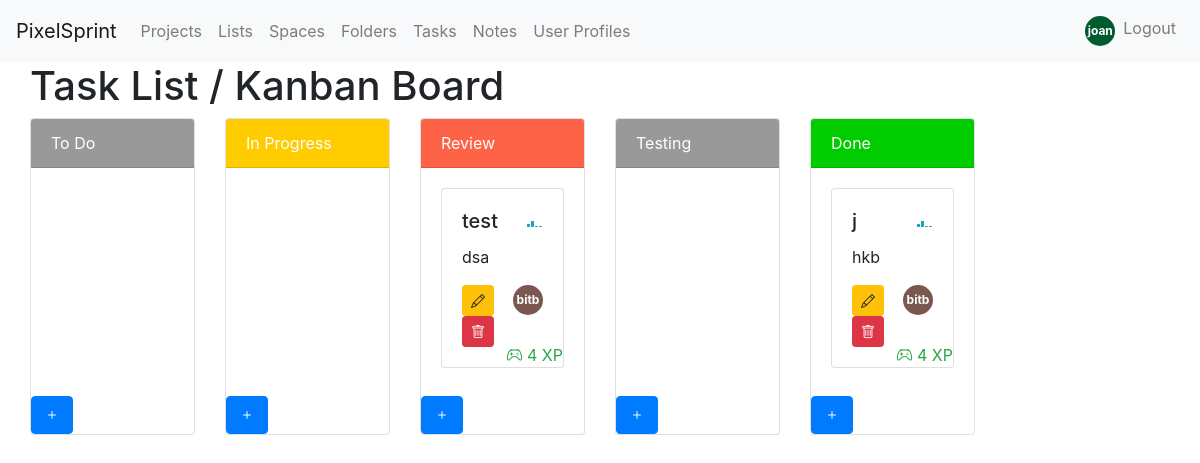
Screenshot of /project/tasks/ (signed in) with the database file from the repository.
### project/models.py (models this page shows, shortened)
class Status(models.Model):
    name = models.CharField(max_length=50, unique=False)
    color = models.CharField(max_length=20)
    project = models.ForeignKey('Project', on_delete=models.CASCADE, related_name='statuses')

class Task(models.Model):
    title = models.CharField(max_length=255)
    description = models.TextField()
    project = models.ForeignKey(Project, on_delete=models.CASCADE, related_name='tasks')
    list = models.ForeignKey(List, on_delete=models.CASCADE, default=1)
    assignees = models.ManyToManyField(User, related_name='assigned_tasks', blank=True)
    followers = models.ManyToManyField(User, related_name='followed_tasks', blank=True)
    assigned_to = models.ForeignKey(UserProfile, on_delete=models.CASCADE, related_name='assigned_tasks', unique=False)
    due_date = models.DateField()
    updated_at = models.DateTimeField(auto_now=True)
    completed_at = models.DateTimeField(blank=True, null=True)
    estimated_time = models.DurationField(blank=True, null=True)
    actual_time = models.DurationField(blank=True, null=True)
    tags = models.ManyToManyField('Tag', related_name='tasks', blank=True)
    xp_reward = models.PositiveIntegerField(default=1)
    parent_task = models.ForeignKey('self', on_delete=models.CASCADE, related_name='subtasks', null=True, blank=True)
    dependency = models.ManyToManyField('self', symmetrical=False, related_name='dependent_tasks', blank=True)
    progress = models.PositiveSmallIntegerField(default=0, blank=True, null=True)
    repeat_interval = models.CharField(max_length=50, blank=True, null=True)
    reminder = models.DateTimeField(blank=True, null=True)
    is_private = models.BooleanField(default=False)
    custom_fields = models.JSONField(blank=True, null=True)
    priority = models.CharField(
        max_length=20,
        choices=[
            ('Critical', 'Critical'),
            ('High', 'High'),
            ('Medium', 'Medium'),
            ('Low', 'Low'),
        ],
        default='Medium'
    )
    difficulty = models.CharField(
        max_length=20,
        choices=[
            ('Easy', 'Easy'),
            ('Medium', 'Medium'),
            ('Hard', 'Hard'),
            ('Very Hard', 'Very Hard'),
            ('Extreme', 'Extreme'),
        ],
        default='Medium'
    )
    position = models.PositiveIntegerField(default=0)
    status = models.ForeignKey(Status, on_delete=models.CASCADE, related_name='tasks', default=1)

class UserProfile(models.Model):
    user = models.OneToOneField(User, on_delete=models.CASCADE)
    xp = models.PositiveIntegerField(default=0)
    profile_picture = models.ImageField(upload_to='profile_pictures/', null=True, blank=True)
    color = models.CharField(max_length=7, default='#00ff00')  # Default color is green
    def __str__(self):
        return self.user.username

### project/views.py (the view)
# urls.py: path('tasks/', views.task_list, name='task_list'),
@login_required
def task_list(request, project_id=None):
    if project_id:
        project = get_object_or_404(Project, id=project_id)
        tasks = Task.objects.filter(project=project).order_by('position', 'status').all()
        project_statuses = Status.objects.filter(project=project_id).all()
        print(project_statuses)
        print(project_id)
    else:
        tasks = Task.objects.order_by('position', 'status').all()
        project_statuses = Status.objects.all()  # Fetch all statuses
    task_statuses = {}
    for task in tasks:
        status_name = task.status.name
        if status_name not in task_statuses:
            task_statuses[status_name] = []
        task_statuses[status_name].append({
            'id': task.id,
            'title': task.title,
            'description': task.description,
            'priority': task.priority,
            'xp_reward': task.xp_reward,
        })
    user_profile_picture = request.user.userprofile.profile_picture if hasattr(request.user, 'userprofile') else None
    return render(request, 'task_list.html', {
        'task_statuses': task_statuses,
        'form': TaskForm(),
        'tasks': tasks,
        'user_profile_picture': user_profile_picture,
        'project_statuses': project_statuses,
    })

### project/templates/task_list.html (shortened to what this page needs)
{% extends 'base.html' %}
{% block content %}
  <div class="container-fluid w-100">
    <h1>Task List / Kanban Board</h1>
    <div class="sortable-list row">
      {% for project_status in project_statuses %}
        <div class="col-md-2">
          <div class="card h-100">
            <div style="background-color:{{ project_status.color }};" class="card-header text-white">
              {{ project_status.name }}
            </div>
            <div id="{{ project_status.name }}-column" class="card-body d-flex flex-column sortable-list" data-status="{{ project_status.name }}">
              {% for task in tasks %}
                {% if task.status.name == project_status.name %}
                  <div class="card mb-1" data-task-id="{{ task.id }}">
                    <div class="card-body">
                      <div class="float-right" data-bs-placement="top" title="{% if task.priority == 'Critical' %}Critical{% elif task.priority == 'High' %}High{% elif task.priority == 'Medium' %}Medium{% elif task.priority == 'Low' %}Low{% endif %}">
                        <i class="bi {% if task.priority == 'Critical' %}bi-reception-4 text-danger{% elif task.priority == 'High' %}bi-reception-3 text-warning{% elif task.priority == 'Medium' %}bi-reception-2 text-info{% elif task.priority == 'Low' %}bi-reception-1 text-success{% endif %}" data-bs-toggle="modal" data-bs-target="#changePriorityModal{{ task.id }}"></i>
                      </div>
                      <h5 class="card-title">{{ task.title }}</h5>
                      <p class="card-text">{{ task.description }}</p>
                      <div class="text-success" style="position: absolute; bottom: 0; right: 0;">
                        <i class="bi bi-controller"></i> {{ task.xp_reward }} XP
                      </div>
                        <div class="float-right">
                        {% if task.assigned_to.profile_picture %}
                            <img src="{{ task.assigned_to.profile_picture.url }}" alt="{{ task.assigned_to }}" class="rounded-circle" width="30" height="30" style="cursor: pointer;" onclick="window.location.href='{% url 'userprofile_detail' task.assigned_to.id %}'">
                        {% else %}
                            <div class="custom-avatar" style="background-color: {{ task.assigned_to.color }};" onclick="window.location.href='{% url 'userprofile_detail' task.assigned_to.id %}'">
                                {{ task.assigned_to|slice:"2:" }}
                            </div>
                        {% endif %}
                    </div>
                      <a href="{% url 'update_task' task.id %}" class="btn btn-sm btn-warning">
                        <i class="bi bi-pencil"></i>
                      </a>
                      <a href="{% url 'delete_task' task.id %}" class="btn btn-sm btn-danger">
                        <i class="bi bi-trash"></i>
                      </a>
                    </div>
                  </div>
                {% endif %}
              {% endfor %}
            </div>
            <div class="mt-1">
              <a href="{% url 'create_task' project_status.name %}" class="btn btn-primary">
                <i class="bi bi-plus"></i>
              </a>
            </div>
          </div>
        </div>
      {% endfor %}
    </div>
  </div>
{% endblock %}

### project/templates/base.html (shortened to what this page needs)
<!DOCTYPE html>
<html lang="en">
<head>
<link rel="stylesheet" href="https://maxcdn.bootstrapcdn.com/bootstrap/4.5.2/css/bootstrap.min.css">
<link rel="stylesheet" href="https://cdn.jsdelivr.net/npm/bootstrap-icons@1.11.3/font/bootstrap-icons.min.css">    {% block styles %}{% endblock %}
</head>
<body>
    <nav class="navbar navbar-expand-lg navbar-light bg-light">
        <a class="navbar-brand" href="{% url 'homepage' %}">PixelSprint</a>
        <div class="collapse navbar-collapse" id="navbarNav">
            <ul class="navbar-nav">
            {% if user.is_authenticated %}
                <li class="nav-item">
                    <a class="nav-link" href="{% url 'project_list' %}">Projects</a>
                </li>
                <li class="nav-item">
                    <a class="nav-link" href="{% url 'list_list' %}">Lists</a>
                </li>
                <li class="nav-item">
                    <a class="nav-link" href="{% url 'space_list' %}">Spaces</a>
                </li>
                <li class="nav-item">
                    <a class="nav-link" href="{% url 'folder_list' %}">Folders</a>
                </li>
                <li class="nav-item">
                    <a class="nav-link" href="{% url 'task_list' %}">Tasks</a>
                </li>
                <li class="nav-item">
                    <a class="nav-link" href="{% url 'note_list' %}">Notes</a>
                </li>
                <li class="nav-item">
                    <a class="nav-link" href="{% url 'userprofile_list' %}">User Profiles</a>
                </li>
            {% endif %}
            </ul>
            <ul class="navbar-nav ml-auto">
                {% if user.is_authenticated %}
                    <li class="nav-item">
    <span class="navbar-text">
                {% if user.userprofile.profile_picture %}
                    <a href="{% url 'user_profile_form' %}">
                        <img src="{{ user.userprofile.profile_picture.url }}" alt="{{ user.username }}" class="rounded-circle" width="30" height="30" style="cursor: pointer;" onclick="window.location.href='{% url 'user_profile_form' %}'">
                    </a>
                {% else %}
                    <div class="custom-avatar" style="background-color: {{ user.userprofile.color }};" onclick="window.location.href='{% url 'userprofile_detail' user.userprofile.id %}'">
                                {{ user.username|slice:":4:" }}
                            </div>
                {% endif %}
                <li class="nav-item">
                        <a class="nav-link" href="{% url 'logout' %}">Logout</a>
                    </li>
            </span>
</li>
                {% endif %}
            </ul>
        </div>
    </nav>
    <div class="container-fluid w-100">
    {% block content %}{% endblock %}
</div>
</body>
</html>

### project/templates/base.html (style rules this page uses)
.custom-avatar { width: 30px; height: 30px; line-height: 30px; text-align: center; border-radius: 50%; color: white; font-size: 12px; font-weight: bold; cursor: pointer; }

### rows the page displays
Status: name "To Do"
Status: name "In Progress"
Status: name "Review"
Task: title "test", description "dsa", xp_reward "4", assigned_to "bitbox"
Status: name "Testing"
Status: name "Done"
Task: title "j", description "hkb", xp_reward "4", assigned_to "bitbox"

### other values shown
{{ user.username|slice:":4:" }} "joan"
